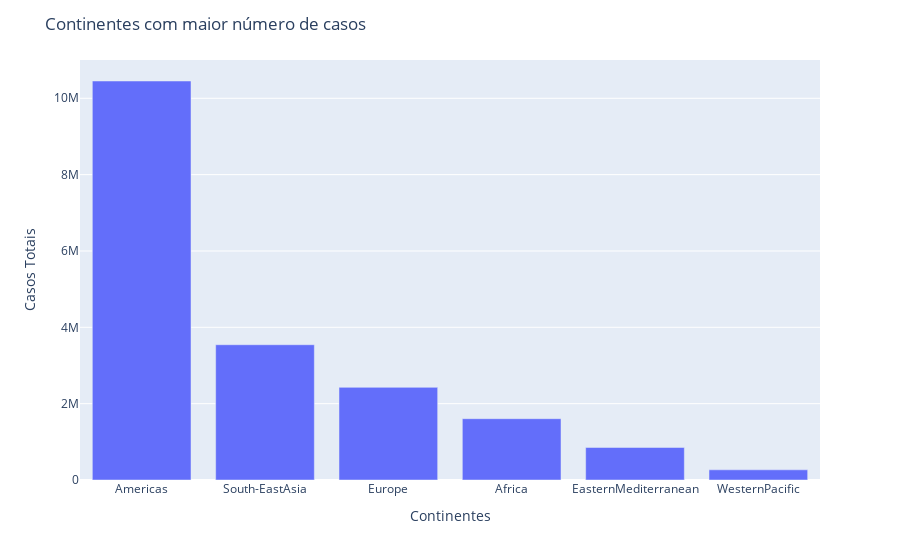

This figure's notebook cell:
### Markdown cell above
#### 3.7 Continentes com maior números de casos

### Code cell
regions = df_world[["TotalCases","TotalDeaths","WHO Region"]]
#regions["WHO Region"].unique()

fig = px.bar(x=regions["WHO Region"].unique()[:6],
            y=regions.groupby("WHO Region")["TotalCases"].sum().sort_values(ascending=False))
fig.update_layout(title="Continentes com maior número de casos",
                  xaxis_title = "Continentes",
                  yaxis_title = "Casos Totais")
fig.show()

### Figure 1 — Plotly figure (JSON) as saved in the notebook; plotly's stock layout.template omitted (floating-point values rounded to 4 significant figures)
{"data": [{"alignmentgroup": "True", "hovertemplate": "x=%{x}<br>y=%{y}<extra></extra>", "legendgroup": "", "marker": {"color": "#636efa", "pattern": {"shape": ""}}, "name": "", "offsetgroup": "", "orientation": "v", "showlegend": false, "textposition": "auto", "type": "bar", "x": ["Americas", "South-EastAsia", "Europe", "Africa", "EasternMediterranean", "WesternPacific"], "xaxis": "x", "y": [10452852, 3544086, 2426899, 1605866, 852026, 267114], "yaxis": "y"}], "layout": {"barmode": "relative", "legend": {"tracegroupgap": 0}, "margin": {"t": 60}, "title": {"text": "Continentes com maior número de casos"}, "xaxis": {"anchor": "y", "domain": [0, 1], "title": {"text": "Continentes"}}, "yaxis": {"anchor": "x", "domain": [0, 1], "title": {"text": "Casos Totais"}}}}
